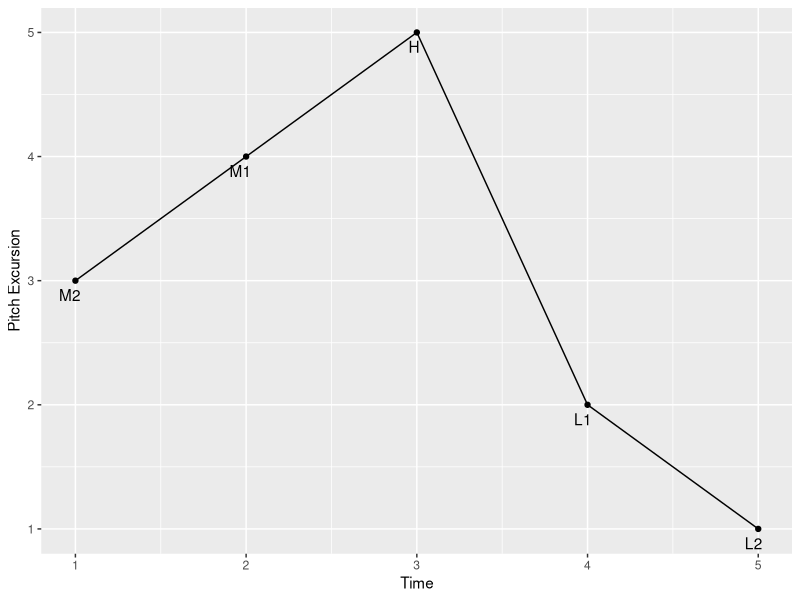

Reproduce this figure in R.

# Plot of Figure 4.5 in Devine & Stephens 1994:189
Height <- c(3, 4, 5, 2, 1)
Tone <- c("M2", "M1", "H", "L1", "L2")
Syllable <- c(1, 2, 3, 4, 5)

library(ggplot2)

excursion <- data.frame(Height, Tone, Syllable)
excursion_plot <- ggplot(data=excursion, aes(x=Syllable, y=Height, label=Tone)) + geom_line() + geom_point() + 
  geom_text(hjust=0.75, vjust=1.7) + xlab("Time") + ylab("Pitch Excursion")
